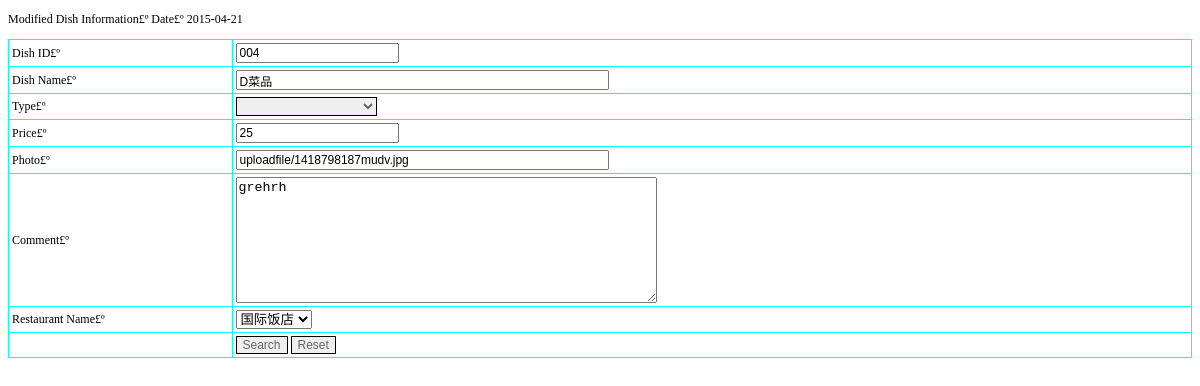
The app's page /caipinxinxi_updt.php?id=5 with its own data.
### tables this page shows
CREATE TABLE `caipinxinxi` (
  `id` int(11) NOT NULL AUTO_INCREMENT,
  `caipinbianhao` varchar(50) DEFAULT NULL,
  `caipinmingcheng` varchar(300) DEFAULT NULL,
  `leibie` varchar(50) DEFAULT NULL,
  `jiage` varchar(50) DEFAULT NULL,
  `zhaopian` varchar(50) DEFAULT NULL,
  `beizhu` varchar(500) DEFAULT NULL,
  `fandianmingcheng` varchar(50) DEFAULT NULL,
  `addtime` timestamp NOT NULL DEFAULT CURRENT_TIMESTAMP,
  PRIMARY KEY (`id`)
);

### caipinxinxi_updt.php (the view, shortened to what this page needs)
<?php
include_once 'conn.php';
$id=$_GET["id"];
$ndate =date("Y-m-d");
?>
<!DOCTYPE html PUBLIC "-//W3C//DTD XHTML 1.0 Transitional//EN" "http://www.w3.org/TR/xhtml1/DTD/xhtml1-transitional.dtd">
<html xmlns="http://www.w3.org/1999/xhtml">
<head>
<title>Modified Dish Information</title><link rel="stylesheet" href="css.css" type="text/css"><script language="javascript" src="js/Calendar.js"></script>
</head>
<body>
<p>Modified Dish Information£º Date£º <?php echo $ndate; ?></p>
<?php
$sql="select * from caipinxinxi where id=".$id;
$query=mysql_query($sql);
$rowscount=mysql_num_rows($query);
if($rowscount>0)
{
?>
<form id="form1" name="form1" method="post" action="">
<table width="100%" border="1" align="center" cellpadding="3" cellspacing="1" bordercolor="#00FFFF" style="border-collapse:collapse">
      <tr><td>Dish ID£º</td><td><input name='caipinbianhao' type='text' id='caipinbianhao' value='<?php echo mysql_result($query,$i,caipinbianhao);?>' /></td></tr><tr><td>Dish Name£º</td><td><input name='caipinmingcheng' type='text' id='caipinmingcheng' size='50' value='<?php echo mysql_result($query,$i,caipinmingcheng);?>' /></td></tr><tr><td>Type£º</td><td><select name='leibie' id='leibie' style='border:solid 1px #000000; color:#666666'>
      </select></td></tr><tr><td>Price£º</td><td><input name='jiage' type='text' id='jiage' value='<?php echo mysql_result($query,$i,jiage);?>' /></td></tr><tr><td>Photo£º</td><td><input name='zhaopian' type='text' id='zhaopian' size='50'  value='<?php echo mysql_result($query,$i,zhaopian);?>' /> </td></tr><tr><td>Comment£º</td><td><textarea name='beizhu' cols='50' rows='8' id='beizhu'><?php echo mysql_result($query,$i,beizhu);?></textarea></td></tr><tr><td>Restaurant Name£º</td><td><select name='fandianmingcheng' id='fandianmingcheng'></select></td></tr>
    <tr>
      <td>&nbsp;</td>
      <td><input name="addnew" type="hidden" id="addnew" value="1" />
      <input type="submit" name="Submit" value="Search" style='border:solid 1px #000000; color:#666666' />
      <input type="reset" name="Submit2" value="Reset" style='border:solid 1px #000000; color:#666666' /></td>
    </tr>
  </table>
</form>
<?php
	}
?>
<p>&nbsp;</p>
</body>
</html>

### css.css (style rules this page uses)
BODY { FONT-SIZE: 12px }
P { FONT-SIZE: 12px }
TD { FONT-SIZE: 12px }
INPUT { FONT-SIZE: 12px }

### records on screen
caipinxinxi: caipinbianhao "004", caipinmingcheng "D菜品", jiage "25", zhaopian "uploadfile/1418798187mudv.jpg", beizhu "grehrh"

### other values on screen
form field fandianmingcheng "国际饭店"
